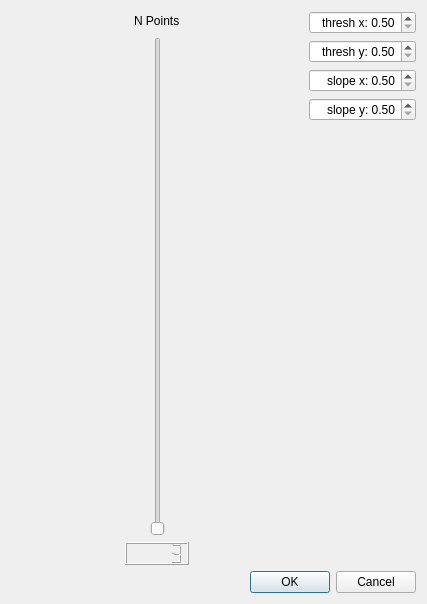
<?xml version="1.0" encoding="UTF-8"?>
<ui version="4.0">
 <class>DialogPlaneRandom</class>
 <widget class="QDialog" name="DialogPlaneRandom">
  <property name="geometry">
   <rect>
    <x>0</x>
    <y>0</y>
    <width>427</width>
    <height>604</height>
   </rect>
  </property>
  <property name="windowTitle">
   <string>Random Plane</string>
  </property>
  <layout class="QVBoxLayout" name="verticalLayout_3">
   <item>
    <layout class="QHBoxLayout" name="horizontalLayout_5">
     <item>
      <layout class="QHBoxLayout" name="horizontalLayout_4">
       <item>
        <layout class="QVBoxLayout" name="verticalLayout">
         <item>
          <layout class="QHBoxLayout" name="horizontalLayout_2">
           <item>
            <spacer name="horizontalSpacer_4">
             <property name="orientation">
              <enum>Qt::Horizontal</enum>
             </property>
             <property name="sizeHint" stdset="0">
              <size>
               <width>40</width>
               <height>20</height>
              </size>
             </property>
            </spacer>
           </item>
           <item>
            <widget class="QLabel" name="label">
             <property name="text">
              <string>N Points</string>
             </property>
            </widget>
           </item>
           <item>
            <spacer name="horizontalSpacer_3">
             <property name="orientation">
              <enum>Qt::Horizontal</enum>
             </property>
             <property name="sizeHint" stdset="0">
              <size>
               <width>40</width>
               <height>20</height>
              </size>
             </property>
            </spacer>
           </item>
          </layout>
         </item>
         <item>
          <layout class="QHBoxLayout" name="horizontalLayout">
           <item>
            <spacer name="horizontalSpacer">
             <property name="orientation">
              <enum>Qt::Horizontal</enum>
             </property>
             <property name="sizeHint" stdset="0">
              <size>
               <width>40</width>
               <height>20</height>
              </size>
             </property>
            </spacer>
           </item>
           <item>
            <widget class="QSlider" name="verticalSliderNpoints">
             <property name="minimum">
              <number>3</number>
             </property>
             <property name="maximum">
              <number>999</number>
             </property>
             <property name="orientation">
              <enum>Qt::Vertical</enum>
             </property>
            </widget>
           </item>
           <item>
            <spacer name="horizontalSpacer_2">
             <property name="orientation">
              <enum>Qt::Horizontal</enum>
             </property>
             <property name="sizeHint" stdset="0">
              <size>
               <width>40</width>
               <height>20</height>
              </size>
             </property>
            </spacer>
           </item>
          </layout>
         </item>
         <item>
          <layout class="QHBoxLayout" name="horizontalLayout_3">
           <item>
            <spacer name="horizontalSpacer_5">
             <property name="orientation">
              <enum>Qt::Horizontal</enum>
             </property>
             <property name="sizeHint" stdset="0">
              <size>
               <width>40</width>
               <height>20</height>
              </size>
             </property>
            </spacer>
           </item>
           <item>
            <widget class="QLCDNumber" name="lcdNumber">
             <property name="value" stdset="0">
              <double>3.000000000000000</double>
             </property>
            </widget>
           </item>
           <item>
            <spacer name="horizontalSpacer_6">
             <property name="orientation">
              <enum>Qt::Horizontal</enum>
             </property>
             <property name="sizeHint" stdset="0">
              <size>
               <width>40</width>
               <height>20</height>
              </size>
             </property>
            </spacer>
           </item>
          </layout>
         </item>
        </layout>
       </item>
       <item>
        <layout class="QVBoxLayout" name="verticalLayout_2">
         <item>
          <widget class="QDoubleSpinBox" name="doubleSpinBoxThreshX">
           <property name="alignment">
            <set>Qt::AlignRight|Qt::AlignTrailing|Qt::AlignVCenter</set>
           </property>
           <property name="prefix">
            <string>thresh x: </string>
           </property>
           <property name="minimum">
            <double>0.500000000000000</double>
           </property>
           <property name="singleStep">
            <double>0.100000000000000</double>
           </property>
          </widget>
         </item>
         <item>
          <widget class="QDoubleSpinBox" name="doubleSpinBoxThreshY">
           <property name="alignment">
            <set>Qt::AlignRight|Qt::AlignTrailing|Qt::AlignVCenter</set>
           </property>
           <property name="prefix">
            <string>thresh y: </string>
           </property>
           <property name="minimum">
            <double>0.500000000000000</double>
           </property>
           <property name="singleStep">
            <double>0.100000000000000</double>
           </property>
          </widget>
         </item>
         <item>
          <widget class="QDoubleSpinBox" name="doubleSpinBoxSlopeX">
           <property name="alignment">
            <set>Qt::AlignRight|Qt::AlignTrailing|Qt::AlignVCenter</set>
           </property>
           <property name="prefix">
            <string>slope x: </string>
           </property>
           <property name="minimum">
            <double>0.500000000000000</double>
           </property>
           <property name="singleStep">
            <double>0.100000000000000</double>
           </property>
          </widget>
         </item>
         <item>
          <widget class="QDoubleSpinBox" name="doubleSpinBoxSlopeY">
           <property name="alignment">
            <set>Qt::AlignRight|Qt::AlignTrailing|Qt::AlignVCenter</set>
           </property>
           <property name="prefix">
            <string>slope y: </string>
           </property>
           <property name="minimum">
            <double>0.500000000000000</double>
           </property>
           <property name="singleStep">
            <double>0.100000000000000</double>
           </property>
          </widget>
         </item>
         <item>
          <spacer name="verticalSpacer">
           <property name="orientation">
            <enum>Qt::Vertical</enum>
           </property>
           <property name="sizeHint" stdset="0">
            <size>
             <width>20</width>
             <height>40</height>
            </size>
           </property>
          </spacer>
         </item>
        </layout>
       </item>
      </layout>
     </item>
    </layout>
   </item>
   <item>
    <widget class="QDialogButtonBox" name="buttonBox">
     <property name="orientation">
      <enum>Qt::Horizontal</enum>
     </property>
     <property name="standardButtons">
      <set>QDialogButtonBox::Cancel|QDialogButtonBox::Ok</set>
     </property>
    </widget>
   </item>
  </layout>
 </widget>
 <resources/>
 <connections>
  <connection>
   <sender>buttonBox</sender>
   <signal>accepted()</signal>
   <receiver>DialogPlaneRandom</receiver>
   <slot>accept()</slot>
   <hints>
    <hint type="sourcelabel">
     <x>248</x>
     <y>254</y>
    </hint>
    <hint type="destinationlabel">
     <x>157</x>
     <y>274</y>
    </hint>
   </hints>
  </connection>
  <connection>
   <sender>buttonBox</sender>
   <signal>rejected()</signal>
   <receiver>DialogPlaneRandom</receiver>
   <slot>reject()</slot>
   <hints>
    <hint type="sourcelabel">
     <x>316</x>
     <y>260</y>
    </hint>
    <hint type="destinationlabel">
     <x>286</x>
     <y>274</y>
    </hint>
   </hints>
  </connection>
  <connection>
   <sender>verticalSliderNpoints</sender>
   <signal>valueChanged(int)</signal>
   <receiver>lcdNumber</receiver>
   <slot>display(int)</slot>
   <hints>
    <hint type="sourcelabel">
     <x>129</x>
     <y>232</y>
    </hint>
    <hint type="destinationlabel">
     <x>129</x>
     <y>272</y>
    </hint>
   </hints>
  </connection>
 </connections>
</ui>
